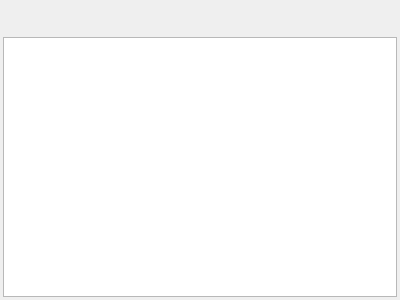
<?xml version="1.0" encoding="UTF-8"?>
<ui version="4.0">
 <class>HelpViewDialog</class>
 <widget class="QDialog" name="HelpViewDialog">
  <property name="geometry">
   <rect>
    <x>0</x>
    <y>0</y>
    <width>400</width>
    <height>300</height>
   </rect>
  </property>
  <property name="windowTitle">
   <string>Help view</string>
  </property>
  <layout class="QVBoxLayout" name="verticalLayout">
   <property name="leftMargin">
    <number>3</number>
   </property>
   <property name="topMargin">
    <number>3</number>
   </property>
   <property name="rightMargin">
    <number>3</number>
   </property>
   <property name="bottomMargin">
    <number>3</number>
   </property>
   <item>
    <widget class="QWidget" name="widget" native="true">
     <layout class="QHBoxLayout" name="horizontalLayout">
      <property name="leftMargin">
       <number>3</number>
      </property>
      <property name="topMargin">
       <number>3</number>
      </property>
      <property name="rightMargin">
       <number>3</number>
      </property>
      <property name="bottomMargin">
       <number>3</number>
      </property>
      <item>
       <spacer name="horizontalSpacer">
        <property name="orientation">
         <enum>Qt::Horizontal</enum>
        </property>
        <property name="sizeHint" stdset="0">
         <size>
          <width>55</width>
          <height>20</height>
         </size>
        </property>
       </spacer>
      </item>
      <item>
       <widget class="QPushButton" name="pushButtonBackward">
        <property name="text">
         <string/>
        </property>
        <property name="icon">
         <iconset resource="teresources.qrc">
          <normaloff>:/images/icons/back.png</normaloff>:/images/icons/back.png</iconset>
        </property>
        <property name="iconSize">
         <size>
          <width>32</width>
          <height>32</height>
         </size>
        </property>
        <property name="flat">
         <bool>true</bool>
        </property>
       </widget>
      </item>
      <item>
       <widget class="QPushButton" name="pushButtonHome">
        <property name="text">
         <string/>
        </property>
        <property name="icon">
         <iconset resource="teresources.qrc">
          <normaloff>:/images/icons/gohome.png</normaloff>:/images/icons/gohome.png</iconset>
        </property>
        <property name="iconSize">
         <size>
          <width>32</width>
          <height>32</height>
         </size>
        </property>
        <property name="flat">
         <bool>true</bool>
        </property>
       </widget>
      </item>
      <item>
       <widget class="QPushButton" name="pushButtonForward">
        <property name="text">
         <string/>
        </property>
        <property name="icon">
         <iconset resource="teresources.qrc">
          <normaloff>:/images/icons/forward.png</normaloff>:/images/icons/forward.png</iconset>
        </property>
        <property name="iconSize">
         <size>
          <width>32</width>
          <height>32</height>
         </size>
        </property>
        <property name="flat">
         <bool>true</bool>
        </property>
       </widget>
      </item>
      <item>
       <spacer name="horizontalSpacer_2">
        <property name="orientation">
         <enum>Qt::Horizontal</enum>
        </property>
        <property name="sizeHint" stdset="0">
         <size>
          <width>54</width>
          <height>20</height>
         </size>
        </property>
       </spacer>
      </item>
     </layout>
    </widget>
   </item>
   <item>
    <widget class="QTextBrowser" name="textBrowserHelp"/>
   </item>
  </layout>
 </widget>
 <tabstops>
  <tabstop>pushButtonHome</tabstop>
  <tabstop>pushButtonBackward</tabstop>
  <tabstop>pushButtonForward</tabstop>
  <tabstop>textBrowserHelp</tabstop>
 </tabstops>
 <resources>
  <include location="teresources.qrc"/>
 </resources>
 <connections/>
</ui>
